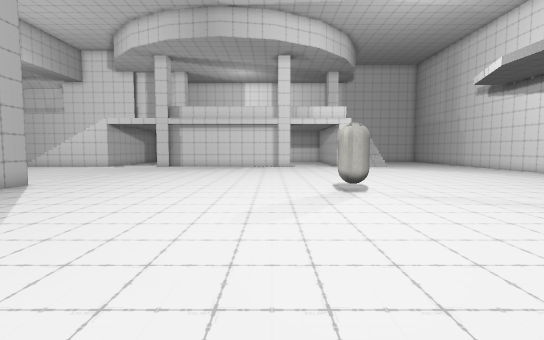
[1] (above)

23 first-person views from a walk through a scene from a Unity 3-D project. The camera is 1.4 m above the floor, tilts 4° down and sees 85° across. The floor is counted in squares, 1 m on a side. Each view is taken from the middle of a square. On the plan, view 1 faces up. The plan holds only what a view shows up to about 14 squares ahead; the rest is blank. The place goes on beyond the plan. Some surface patterns are stand-ins.

[2]
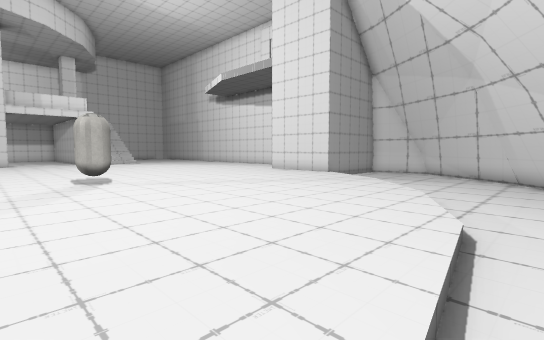

[3]
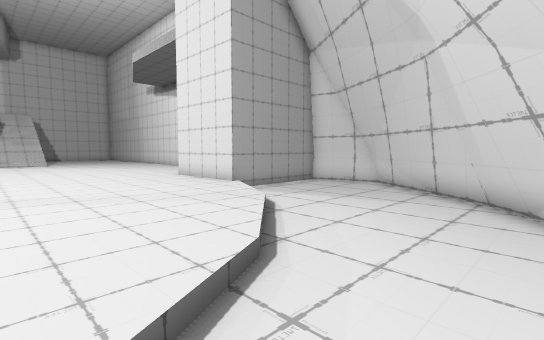

[4]
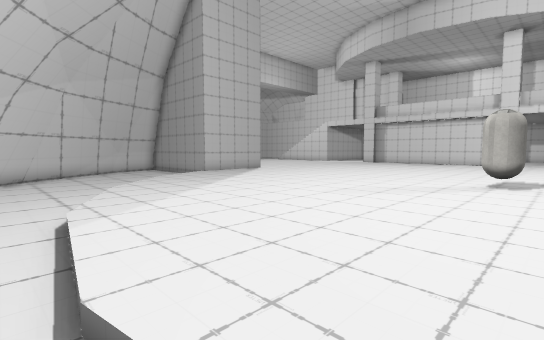

[5]
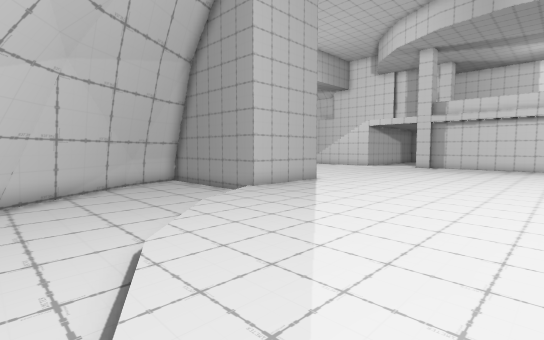

[6]
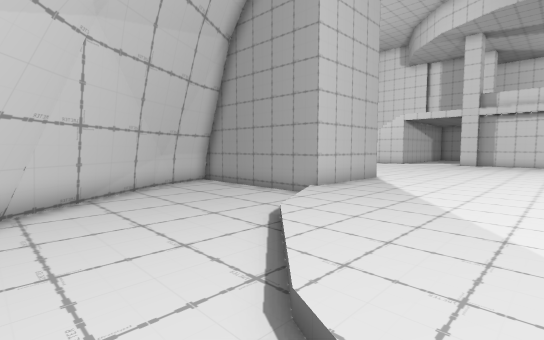

[7]
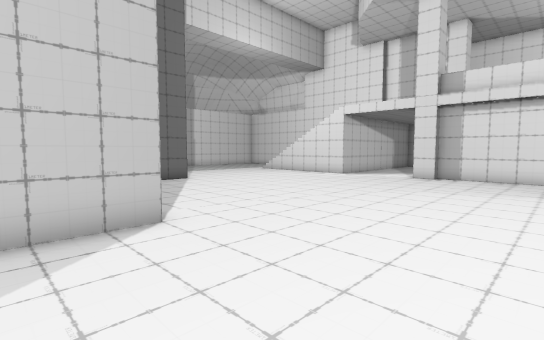

[8]
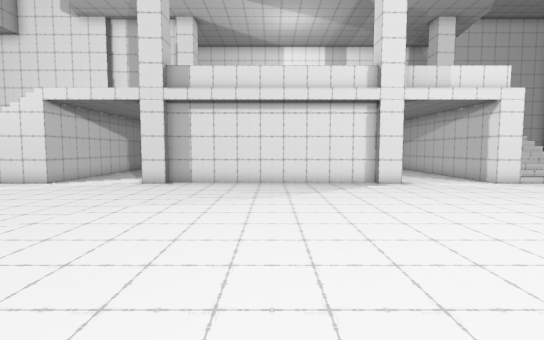

[9]
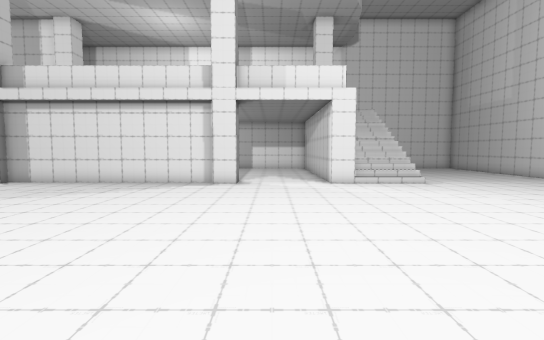

[10]
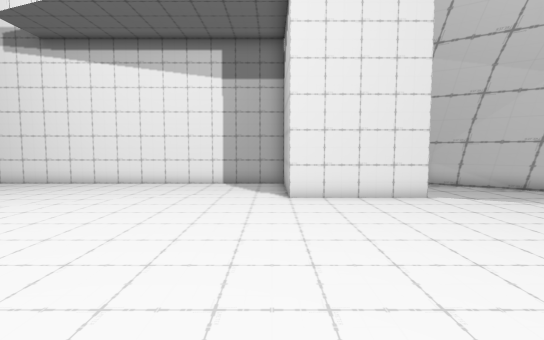

[11]
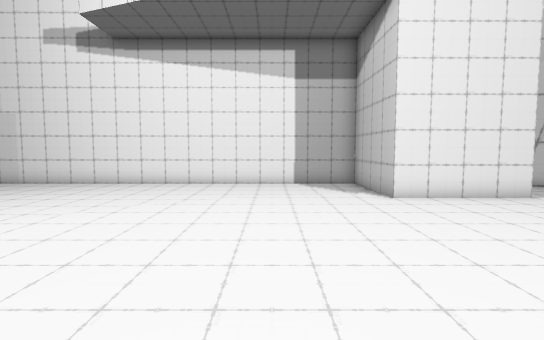

[12]
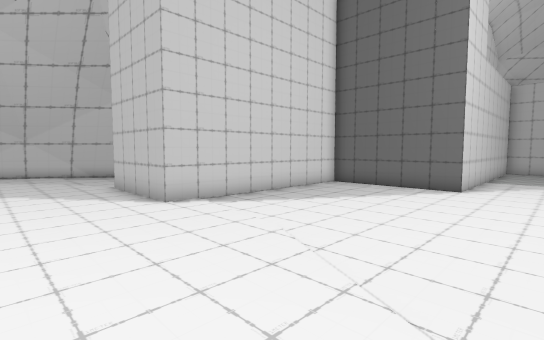

[13]
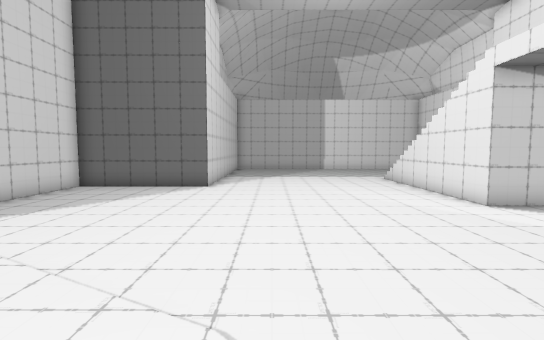

[14]
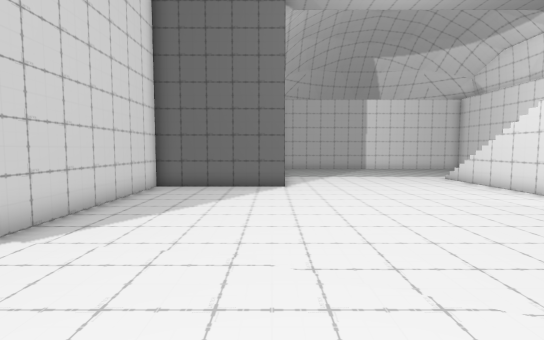

[15]
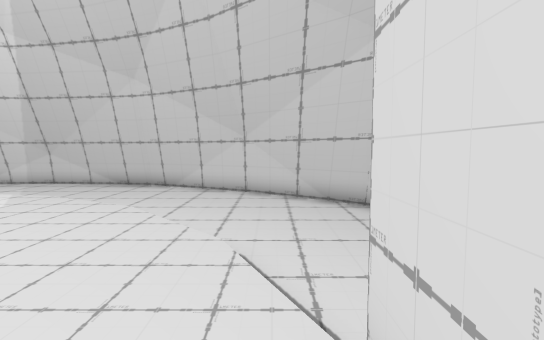

[16]
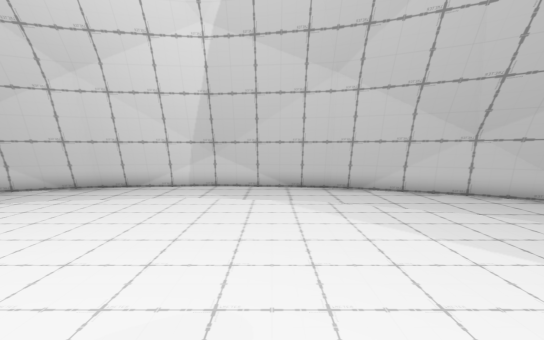

[17]
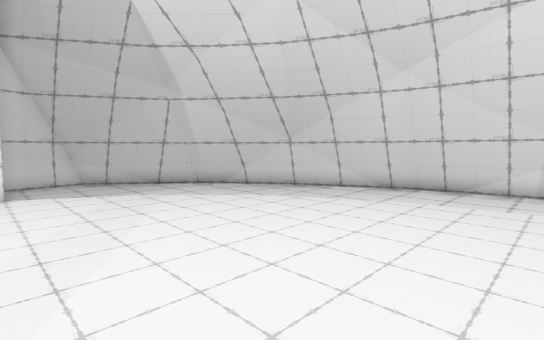

[18]
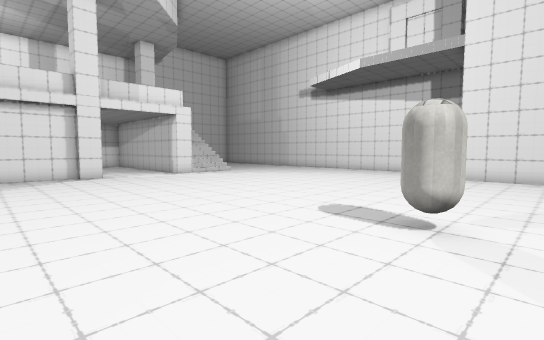

[19]
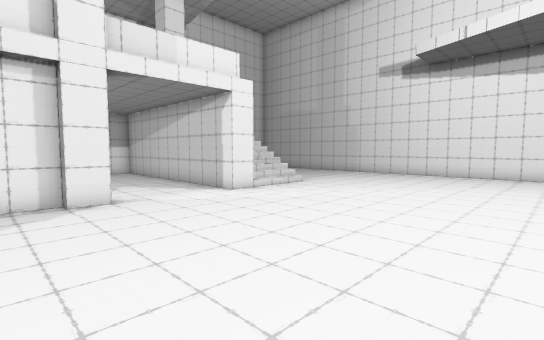

[20]
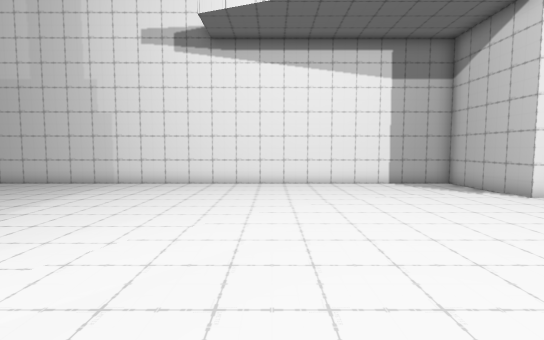

[21]
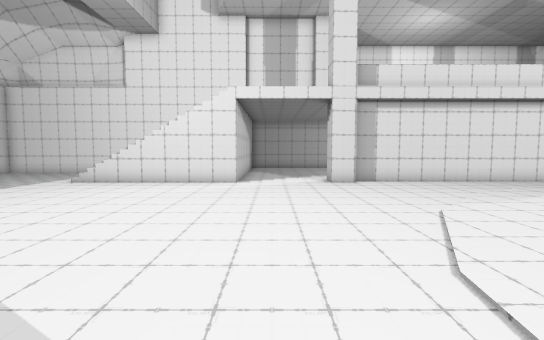

[22]
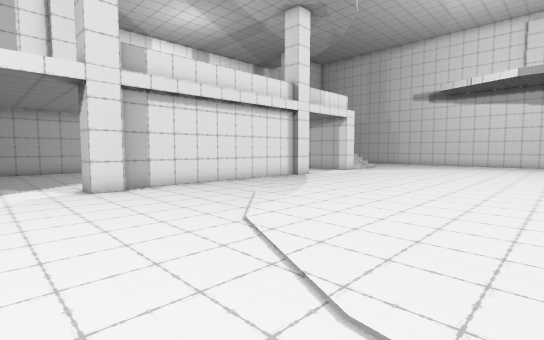

[23]
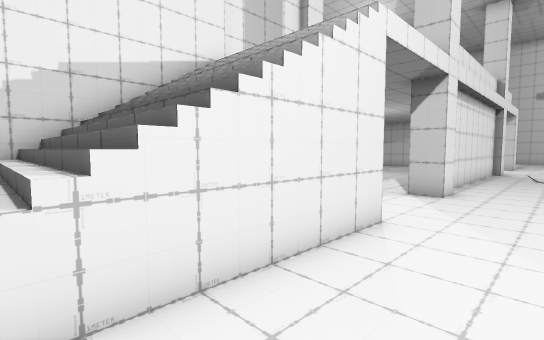

### Floor plan
Key: @ floor where view 1 was taken; # wall or solid block; . main floor; - floor 0.25 m lower than the main floor; / step, stairs or slope; = window, fence, low wall or low ledge; C capsule.
Columns run from 20 left of view 1 to 18 right of it. Each row starts with its distance up from view 1.
 26  //////......         ....#/// ......#
 25 ///////....###########....#///.......#
 24 .....................................#
 23 .....................................#
 22 .....................................#
 21 .....................................#
 20 .....................................#
 19 .....................................#
 18 .....................................#
 17 .....................................#
 16 ###..................................#
 15   #..................................#
 14   #..................................#
 13   #..................................#
 12   #..................................#
 11   #########......................#####
 10           #...........CC.........#
  9           #............C.........#
  8      ######......................#####
  7      #-----......................----##
  6      #-----/..................../-----#
  5      #------....................------#
  4      ##-----/................../-----##
  3       ##-----/................/-----##
  2        ##-----/............../------#
  1         #-------/........../-------#=
  0         =#--------//@..///--------#=
 -1          =##--------------------##=
 -2            ##------------------##
 -3             ###--------------###
 -4               =####------####=
 -5                  ##########

Positions as (right, up) in squares from view 1, and headings:
1: (0, 0), facing up
2: (0, -1), facing up-right
3: (6, -1), facing up-right
4: (4, -1), facing up-left
5: (-1, 0), facing up-left
6: (-4, 0), facing up-left
7: (-4, 9), facing up-left
8: (-4, 12), facing up
9: (3, 12), facing up
10: (4, 12), facing right
11: (4, 15), facing right
12: (-6, 19), facing down-left
13: (-6, 19), facing left
14: (-6, 16), facing left
15: (-9, 9), facing down
16: (-1, 8), facing down
17: (2, 8), facing down-right
18: (-3, 8), facing up-right
19: (-1, 16), facing up-right
20: (4, 19), facing right
21: (-12, 12), facing up
22: (-12, 14), facing up-right
23: (-19, 22), facing up-right
